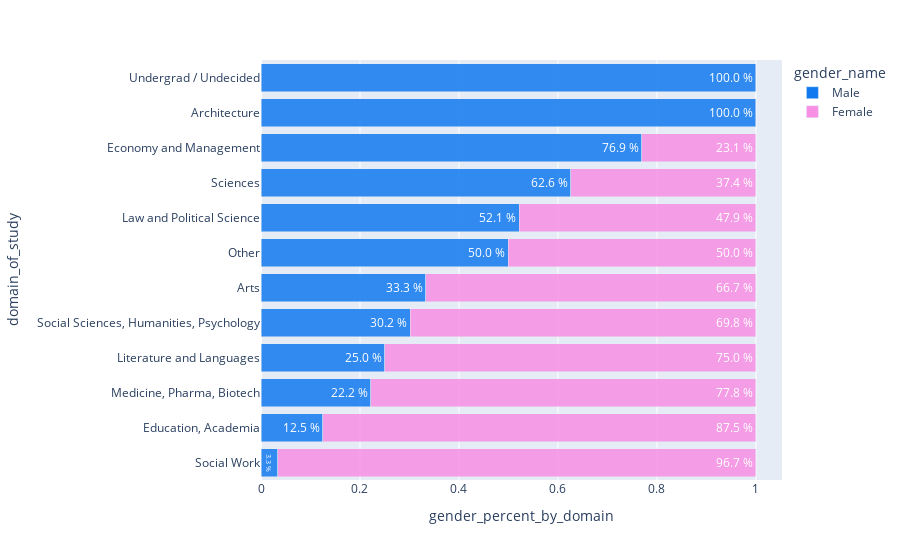

Write notebook code for a chart like this one.
### Code cell
fig=px.bar(new_df, x='gender_percent_by_domain', y='domain_of_study',
            color=new_df['gender_name'], barmode ='stack', color_discrete_sequence=["#1179f0", "#F78FE4"], opacity = 0.85,
            text = new_df['percentage']).update_yaxes(categoryorder = "total descending")
fig.update_traces(textfont_color='#ffffff')
fig.show()

### Figure 1 — Plotly figure (JSON) as saved in the notebook; plotly's stock layout.template omitted (floating-point values rounded to 4 significant figures)
{"data": [{"alignmentgroup": "True", "hovertemplate": "gender_name=Male<br>gender_percent_by_domain=%{x}<br>domain_of_study=%{y}<br>percentage=%{text}<extra></extra>", "legendgroup": "Male", "marker": {"color": "#1179f0", "opacity": 0.85}, "name": "Male", "offsetgroup": "Male", "orientation": "h", "showlegend": true, "text": ["3.3 %", "12.5 %", "22.2 %", "25.0 %", "30.2 %", "33.3 %", "50.0 %", "52.1 %", "62.6 %", "76.9 %", "100.0 %", "100.0 %"], "textfont": {"color": "#ffffff"}, "textposition": "auto", "type": "bar", "x": [0.03333, 0.125, 0.2222, 0.25, 0.3016, 0.3333, 0.5, 0.5213, 0.626, 0.7692, 1, 1], "xaxis": "x", "y": ["Social Work", "Education, Academia", "Medicine, Pharma, Biotech", "Literature and Languages", "Social Sciences, Humanities, Psychology", "Arts", "Other", "Law and Political Science", "Sciences", "Economy and Management", "Architecture", "Undergrad / Undecided"], "yaxis": "y"}, {"alignmentgroup": "True", "hovertemplate": "gender_name=Female<br>gender_percent_by_domain=%{x}<br>domain_of_study=%{y}<br>percentage=%{text}<extra></extra>", "legendgroup": "Female", "marker": {"color": "#F78FE4", "opacity": 0.85}, "name": "Female", "offsetgroup": "Female", "orientation": "h", "showlegend": true, "text": ["23.1 %", "37.4 %", "47.9 %", "50.0 %", "66.7 %", "69.8 %", "75.0 %", "77.8 %", "87.5 %", "96.7 %"], "textfont": {"color": "#ffffff"}, "textposition": "auto", "type": "bar", "x": [0.2308, 0.374, 0.4787, 0.5, 0.6667, 0.6984, 0.75, 0.7778, 0.875, 0.9667], "xaxis": "x", "y": ["Economy and Management", "Sciences", "Law and Political Science", "Other", "Arts", "Social Sciences, Humanities, Psychology", "Literature and Languages", "Medicine, Pharma, Biotech", "Education, Academia", "Social Work"], "yaxis": "y"}], "layout": {"barmode": "stack", "legend": {"title": {"text": "gender_name"}, "tracegroupgap": 0}, "margin": {"t": 60}, "xaxis": {"anchor": "y", "domain": [0, 1], "title": {"text": "gender_percent_by_domain"}}, "yaxis": {"anchor": "x", "categoryorder": "total descending", "domain": [0, 1], "title": {"text": "domain_of_study"}}}}
